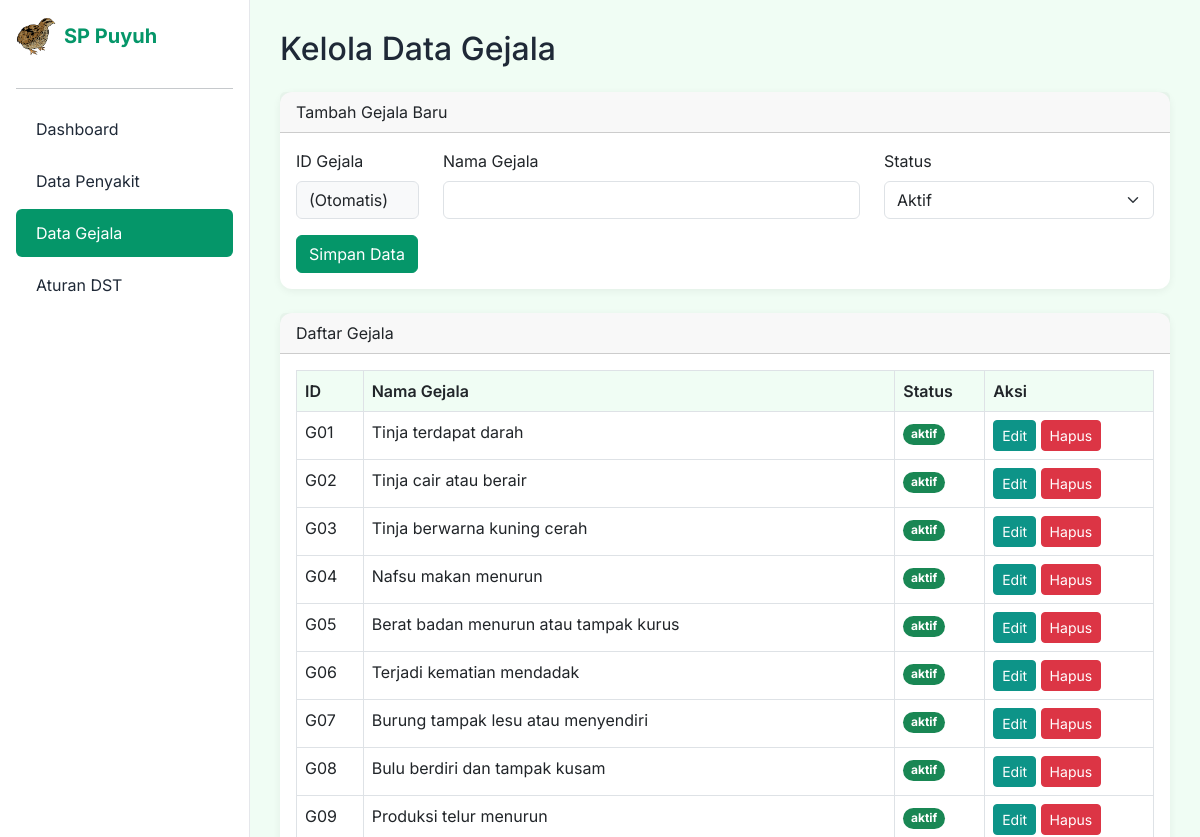
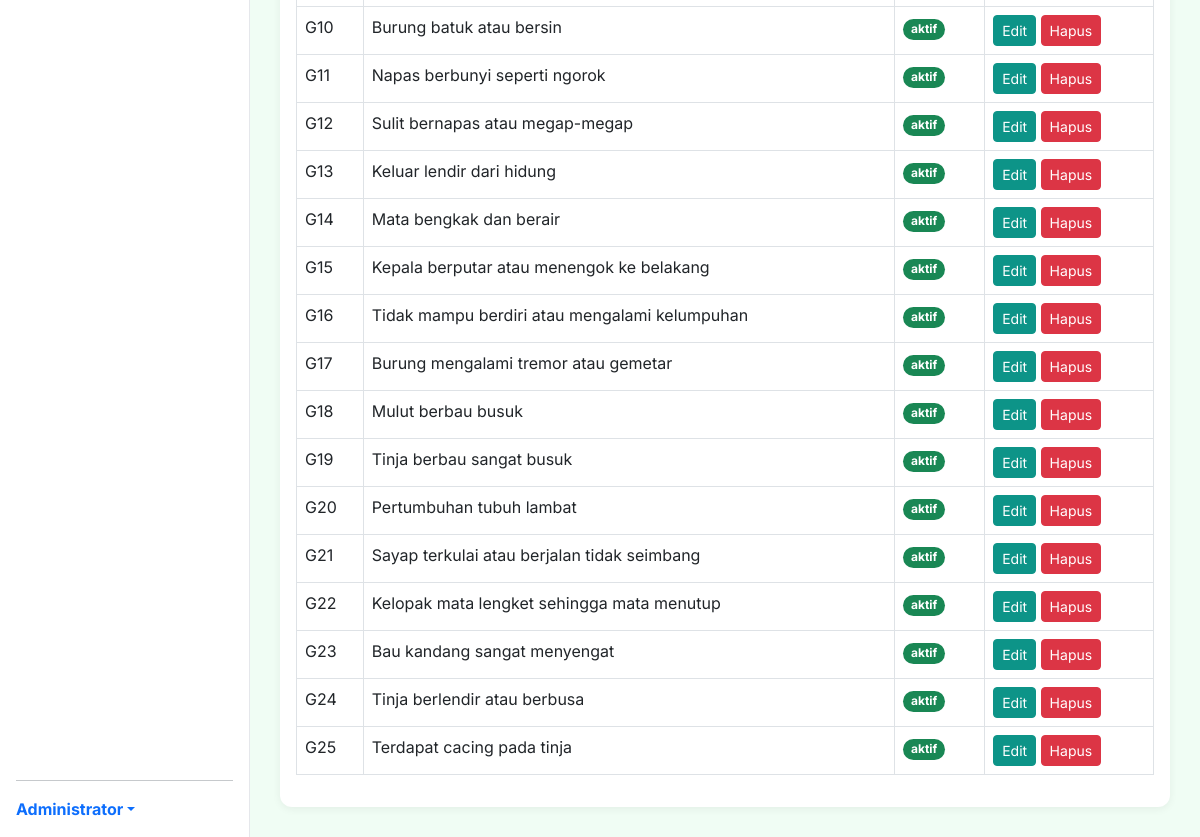
The page /admin/gejala.php (signed in) on the database as committed earlier (2 pictures, top to bottom).
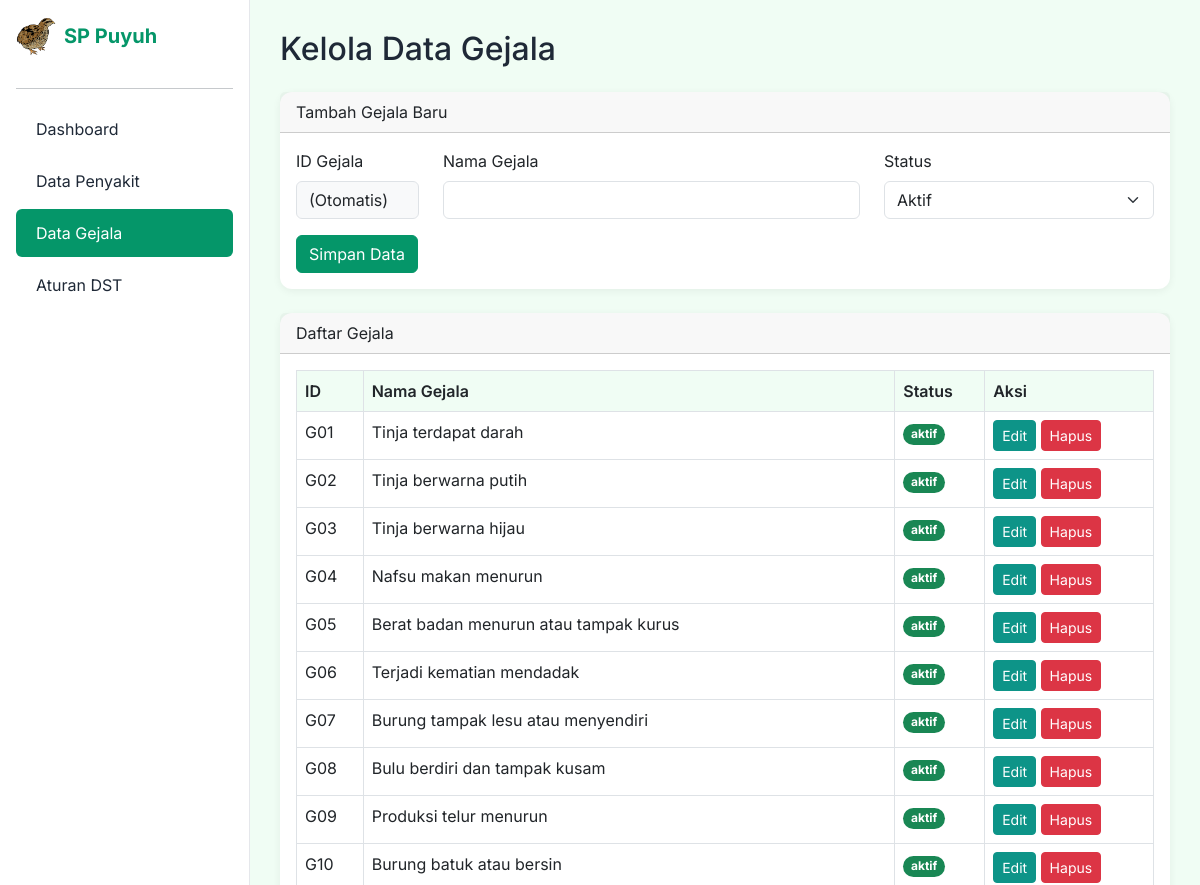
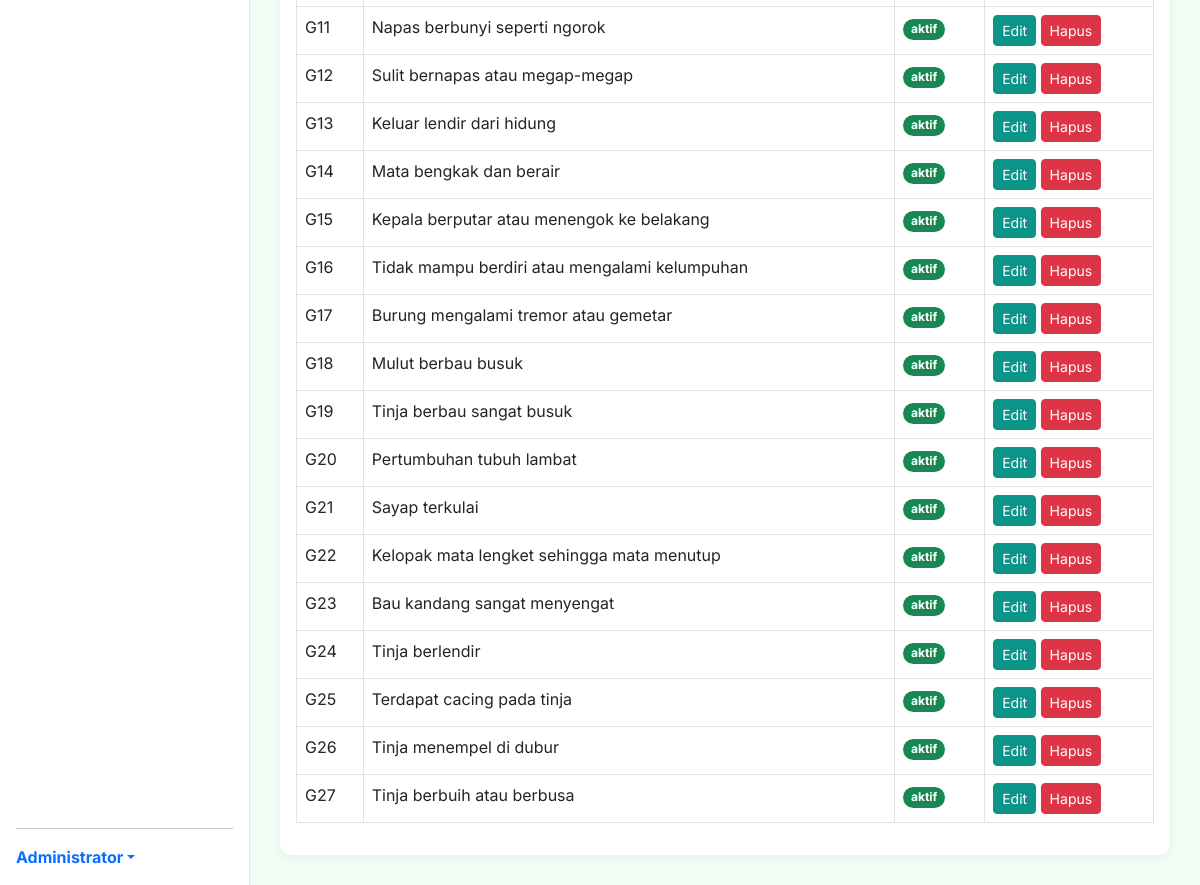
The same page on the database as committed later (2 pictures, top to bottom).
### tables this page shows
CREATE TABLE `gejala` (
  `id_gejala` varchar(10) NOT NULL,
  `nama_gejala` varchar(255) NOT NULL,
  `status` enum('aktif','nonaktif') NOT NULL DEFAULT 'aktif',
  PRIMARY KEY (`id_gejala`)
);

### admin/gejala.php (the view, shortened to what this page needs)
<?php
include '../config/database.php';
include 'includes/header.php';
$edit_data = null;
$gejala = $pdo->query("SELECT * FROM gejala ORDER BY LENGTH(id_gejala) ASC, id_gejala ASC")->fetchAll();
?>
<h2 class="mb-4">Kelola Data Gejala</h2>
<div class="card mb-4">
    <div class="card-header">
        <?php echo $edit_data ? 'Edit Gejala' : 'Tambah Gejala Baru'; ?>
    </div>
    <div class="card-body">
        <form method="POST">
            <div class="row">
                <div class="col-md-2 mb-3">
                    <label class="form-label">ID Gejala</label>
                    <input type="text" name="id_gejala" class="form-control bg-light" value="<?php echo $edit_data['id_gejala'] ?? '(Otomatis)'; ?>" readonly>
                </div>
                <div class="col-md-6 mb-3">
                    <label class="form-label">Nama Gejala</label>
                    <input type="text" name="nama_gejala" class="form-control" value="<?php echo $edit_data['nama_gejala'] ?? ''; ?>" required>
                </div>
                <div class="col-md-4 mb-3">
                    <label class="form-label">Status</label>
                    <select name="status" class="form-select">
                        <option value="aktif" <?php echo ($edit_data['status'] ?? '') == 'aktif' ? 'selected' : ''; ?>>Aktif</option>
                    </select>
                </div>
            </div>
            <button type="submit" class="btn btn-primary"><?php echo $edit_data ? 'Update Data' : 'Simpan Data'; ?></button>
        </form>
    </div>
</div>
<div class="card">
    <div class="card-header">Daftar Gejala</div>
    <div class="card-body">
        <div class="table-responsive">
            <table class="table table-bordered table-hover">
                <thead class="text-white" style="background-color: var(--primary);">
                    <tr>
                        <th>ID</th>
                        <th>Nama Gejala</th>
                        <th>Status</th>
                        <th>Aksi</th>
                    </tr>
                </thead>
                <tbody>
                    <?php foreach ($gejala as $g): ?>
                    <tr>
                        <td><?php echo $g['id_gejala']; ?></td>
                        <td><?php echo $g['nama_gejala']; ?></td>
                        <td>
                            <span class="badge rounded-pill <?php echo $g['status'] == 'aktif' ? 'bg-success' : 'bg-secondary'; ?>">
                                <?php echo $g['status']; ?>
                            </span>
                        </td>
                        <td>
                            <a href="gejala.php?edit=<?php echo $g['id_gejala']; ?>" class="btn btn-sm btn-accent">Edit</a>
                            <a href="gejala.php?delete=<?php echo $g['id_gejala']; ?>" class="btn btn-sm btn-danger" onclick="return confirm('Yakin hapus data ini?')">Hapus</a>
                        </td>
                    </tr>
                    <?php endforeach; ?>
                </tbody>
            </table>
        </div>
    </div>
</div>
<?php include 'includes/footer.php'; ?>

### admin/includes/header.php (shortened to what this page needs)
<!DOCTYPE html>
<html lang="id">
<head>
    <link href="https://cdn.jsdelivr.net/npm/bootstrap@5.3.0/dist/css/bootstrap.min.css" rel="stylesheet">
</head>
<body>
<div class="d-flex">
    <div class="sidebar d-flex flex-column flex-shrink-0 p-3" style="width: 250px;">
        <a href="index.php" class="d-flex align-items-center gap-2 text-decoration-none mb-3">
            <img src="../assets/img/logo.png" alt="SP Puyuh Logo" style="height: 40px; width: auto; object-fit: contain;">
            <span class="sidebar-brand">SP Puyuh</span>
        </a>
        <hr>
        <ul class="nav nav-pills flex-column mb-auto">
            <li class="nav-item">
                <a href="index.php" class="nav-link <?php echo basename($_SERVER['PHP_SELF']) == 'index.php' ? 'active' : ''; ?>">
                    Dashboard
                </a>
            </li>
            <li>
                <a href="penyakit.php" class="nav-link <?php echo basename($_SERVER['PHP_SELF']) == 'penyakit.php' ? 'active' : ''; ?>">
                    Data Penyakit
                </a>
            </li>
            <li>
                <a href="gejala.php" class="nav-link <?php echo basename($_SERVER['PHP_SELF']) == 'gejala.php' ? 'active' : ''; ?>">
                    Data Gejala
                </a>
            </li>
            <li>
                <a href="aturan.php" class="nav-link <?php echo basename($_SERVER['PHP_SELF']) == 'aturan.php' ? 'active' : ''; ?>">
                    Aturan DST
                </a>
            </li>
        </ul>
        <hr>
        <div class="dropdown">
            <a href="#" class="d-flex align-items-center text-decoration-none dropdown-toggle" data-bs-toggle="dropdown">
                <strong><?php echo isset($_SESSION['user_name']) ? $_SESSION['user_name'] : 'Admin'; ?></strong>
            </a>
        </div>
    </div>
    <div class="flex-grow-1 main-content">

### admin/includes/footer.php (shortened to what this page needs)
    </div>
</div>
</body>
</html>

### admin/includes/header.php (style rules this page uses)
:root { --primary: #059669; --primary-dark: #047857; --accent: #0D9488; --bg-light: #F0FDF4; --bg-white: #FFFFFF; --text-dark: #1F2937; --text-muted: #6B7280; }
body { font-family: 'Inter', sans-serif; background-color: var(--bg-light); color: var(--text-dark); }
.sidebar { min-height: 100vh; background-color: var(--bg-white); border-right: 1px solid #E5E7EB; }
.sidebar-brand { font-size: 1.25rem; font-weight: 700; color: var(--primary); }
.nav-link { color: var(--text-dark); padding: 12px 20px; border-radius: 8px; margin-bottom: 4px; }
.nav-pills .nav-link.active { background-color: var(--primary); color: #fff; }
.main-content { padding: 30px; }
.btn-primary { background-color: var(--primary); border-color: var(--primary); }
.card { border: none; border-radius: 12px; box-shadow: 0 2px 8px rgba(0,0,0,0.06); }
.table th { background-color: var(--bg-light); font-weight: 600; }
.btn-accent { background-color: var(--accent) !important; border-color: var(--accent) !important; color: white !important; }

Rows that differ between the two databases and show on the page:
changed gejala "G02": nama_gejala "Tinja cair atau berair" → "Tinja berwarna putih"
changed gejala "G03": nama_gejala "Tinja berwarna kuning cerah" → "Tinja berwarna hijau"
changed gejala "G21": nama_gejala "Sayap terkulai atau berjalan tidak seimbang" → "Sayap terkulai"
changed gejala "G24": nama_gejala "Tinja berlendir atau berbusa" → "Tinja berlendir"
added gejala: id_gejala "G26", nama_gejala "Tinja menempel di dubur", status "aktif"
added gejala: id_gejala "G27", nama_gejala "Tinja berbuih atau berbusa", status "aktif"
